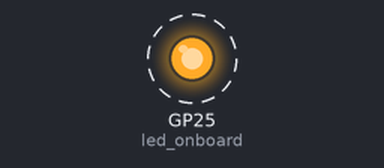
Simulated run of this program. Board: Raspberry Pi Pico running MicroPython. Shown: output pins drawn as LEDs (lit = HIGH). Dashed ring = blinking.

Above: at 0.5 s.
Timing chart, 0 to 3.5 s (numbered marks = the images above):
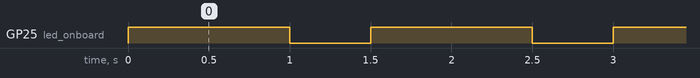

The program:

blink.py
```python
#blink Raspberry Pi Pico on board LED
import machine
import utime
led_onboard = machine.Pin(25, machine.Pin.OUT)

while True:
    led_onboard.value(1)
    utime.sleep(1)
    led_onboard.value(0)
    utime.sleep(0.5)
```

Measured:
- by itself, GP25 (led_onboard): alternates HIGH for 1.0 s and LOW for 0.50 s
